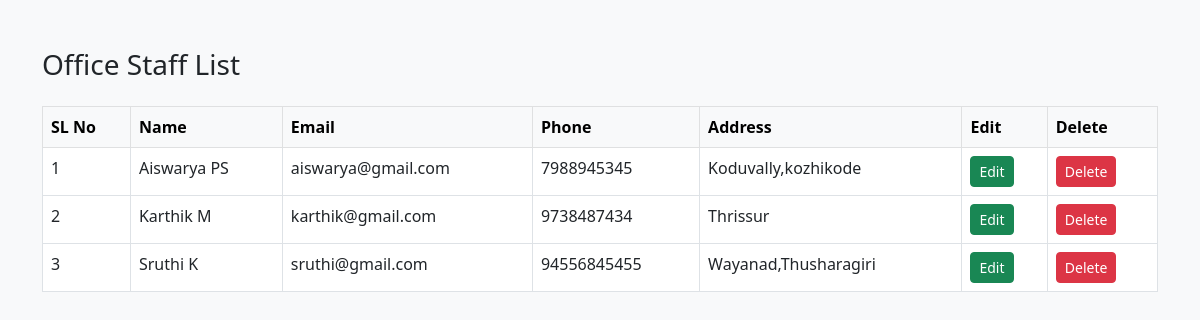
Page /accounts/office_staff_list/ (signed in) on the committed database.
### accounts/models.py (models this page shows, shortened)
class User(AbstractBaseUser, PermissionsMixin):
    full_name = models.CharField(max_length=255)
    email = models.EmailField(unique=True)
    phone_number = models.CharField(
        max_length=15,
        unique=True,
        validators=[RegexValidator(r'^\+?\d{10,15}$')]
    )
    address = models.CharField(max_length=255, blank=True, null=True)
    is_admin = models.BooleanField(default=False)
    is_staff = models.BooleanField(default=False)  # Used for admin panel access
    is_active = models.BooleanField(default=True)  # Used to deactivate users
    is_office_staff = models.BooleanField(default=False)
    is_librarian = models.BooleanField(default=False)
    USERNAME_FIELD = 'email'
    REQUIRED_FIELDS = ['full_name', 'phone_number']
    objects = UserManager()

### accounts/views.py (the view)
# urls.py: path('office_staff_list/', OfficeStaffListAPIView.as_view(), name='office_staff_list'),
class OfficeStaffListAPIView(AdminRequiredMixin,APIView):
    def get(self, request, *args, **kwargs):
        office_staffs = User.objects.filter(is_office_staff=True)
        serializer = OfficeStaffSerializer(office_staffs, many=True)
        return render(request, 'admin/office_staff_list.html', {'datas': serializer.data})

### accounts/permissions.py (called while the page is built)
    def dispatch(self, request, *args, **kwargs):
        if not (request.user.is_authenticated and request.user.is_admin):
            messages.error(request, "You do not have permission to view this page.")
            return HttpResponse(
                """<script>alert("Please log in to access this page.");window.location.href = "/accounts/login";</script>""",
                content_type="text/html"
            )
        return super().dispatch(request, *args, **kwargs)

### accounts/templates/admin/office_staff_list.html (shortened to what this page needs)
<!DOCTYPE html>
<html lang="en">
<head>
    <link href="https://cdn.jsdelivr.net/npm/bootstrap@5.3.0-alpha3/dist/css/bootstrap.min.css" rel="stylesheet">
</head>
<body class="bg-light">
    <div class="container mt-5">
        <h3 class="mb-4">Office Staff List</h3>
        {% if datas %}
        <table class="table table-bordered table-hover">
            <thead class="table-light">
                <tr>
                    <th>SL No</th>
                    <th>Name</th>
                    <th>Email</th>
                    <th>Phone</th>
                    <th>Address</th>
                    <th>Edit</th>
                    <th>Delete</th>
                </tr>
            </thead>
            <tbody>
                {% for data in datas %}
                <tr>
                    <td>{{ forloop.counter }}</td>
                    <td>{{ data.full_name }}</td>
                    <td>{{ data.email }}</td>
                    <td>{{ data.phone_number }}</td>
                    <td>{{ data.address }}</td>
                    <td>
                        <form action="{% url 'edit_office_staff' %}" method="POST">
                            <button type="submit" class="btn btn-success btn-sm">Edit</button>
                        </form>
                    </td>
                    <td>
                        <form action="{% url 'delete_office_staff' %}" method="POST" onsubmit="return confirmDelete()">
                            <button type="submit" class="btn btn-danger btn-sm">Delete</button>
                        </form>
                    </td>
                </tr>
                {% endfor %}
            </tbody>
        </table>
        {% else %}
        <div class="alert alert-warning" role="alert">
            No data found.
        </div>
        {% endif %}
    </div>
</body>
</html>

### rows in the picture
User: full_name "Aiswarya PS", email "aiswarya@gmail.com", phone_number "7988945345", address "Koduvally,kozhikode"
User: full_name "Karthik M", email "karthik@gmail.com", phone_number "9738487434", address "Thrissur"
User: full_name "Sruthi K", email "sruthi@gmail.com", phone_number "94556845455", address "Wayanad,Thusharagiri"
